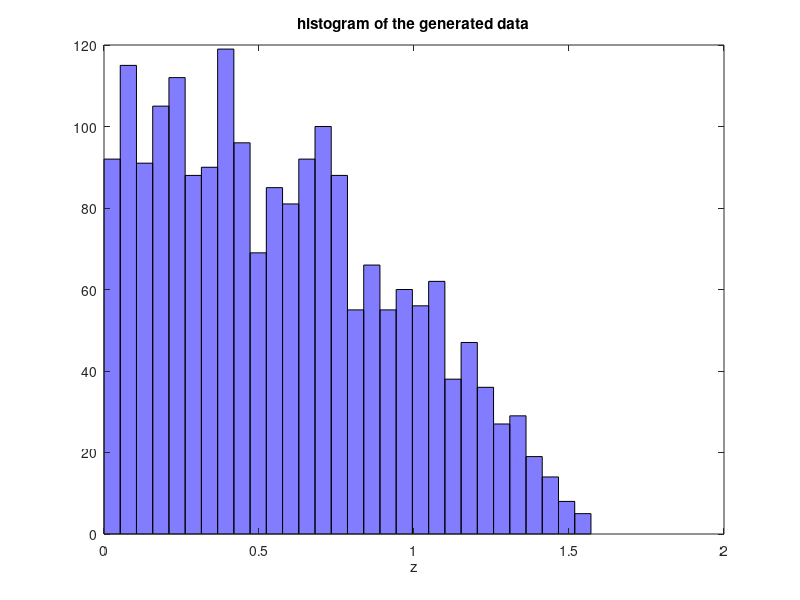

Recreate this plot in MATLAB.
% Generation of random data with a desired PDF
% Using numerical inversion

%first: a table with the inversion of F
M=1001;
y=0:0.001:1; %F between 0 and 1
x=zeros(1,M); 

%incremental inversion
aux=0; dax=0.001*pi;
for ni=1:M,
   while y(ni)>sin(aux),
      aux=aux+dax;
   end;
   x(ni)=aux;
end;  

%second: generate uniform random data
N=2000; %number of data
ur=rand(1,N); %uniform distribution

%third: use inversion table
z=zeros(1,N);
for nn=1:N,
   pr=1+round(ur(nn)*1000); %compute position in the table
   z(nn)=x(pr); %read output table
end;

%display histogram of generated data
hist(z,30); colormap('cool');
xlabel('z');  
title('histogram of the generated data');
